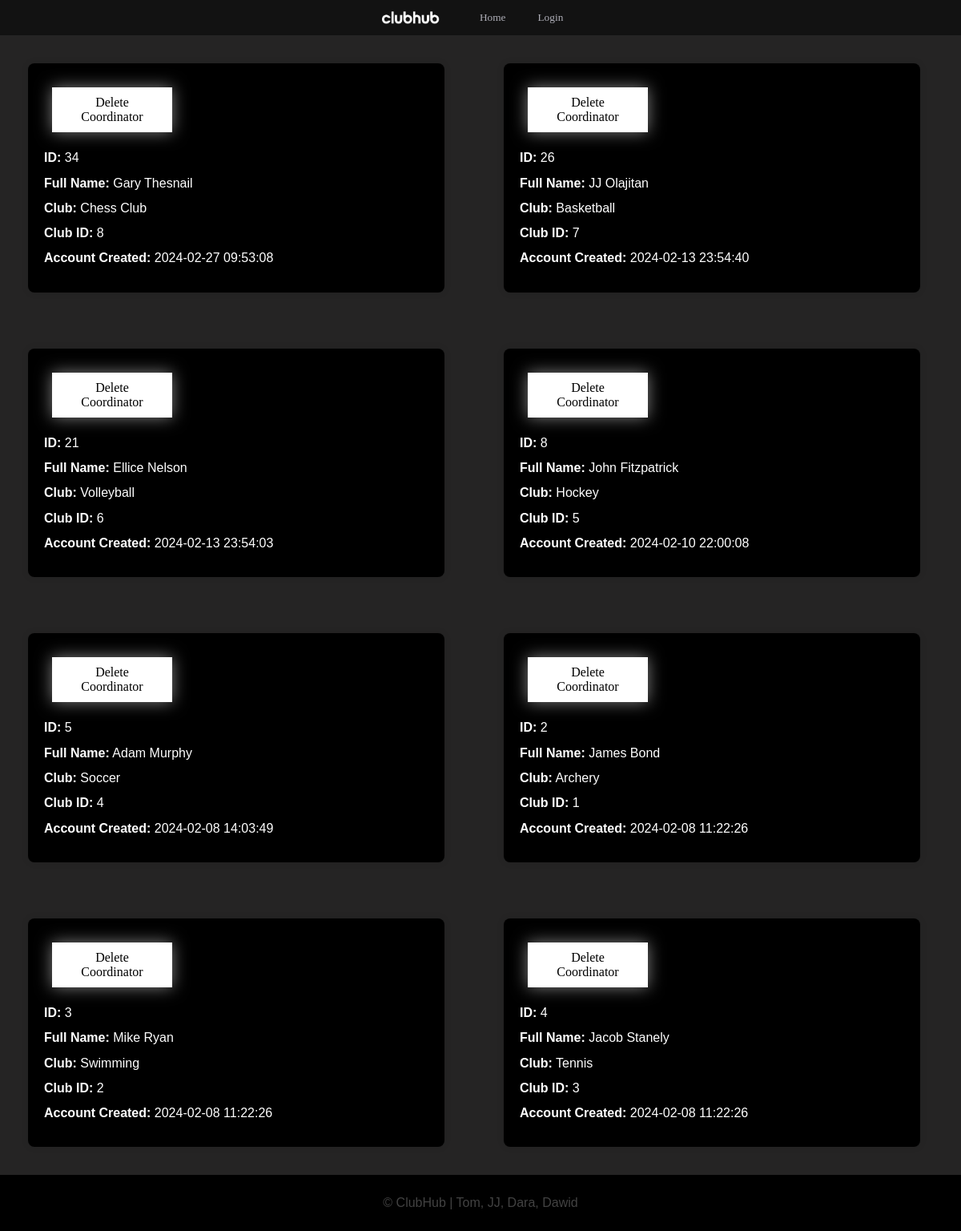
The app's page /coordinators with its own data.
### tables this page shows
CREATE TABLE Users (
    UserID INTEGER PRIMARY KEY AUTOINCREMENT,
    Name TEXT NOT NULL,
    Surname TEXT NOT NULL,
    Email TEXT NOT NULL UNIQUE,
    Role TEXT DEFAULT 'STUDENT' NOT NULL CHECK(Role IN ('ADMIN', 'COORDINATOR', 'STUDENT')),
    ApprovalStatus TEXT DEFAULT 'pending' NOT NULL CHECK(ApprovalStatus IN ('approved', 'pending', 'rejected')),
    CreatedTimestamp DATETIME DEFAULT CURRENT_TIMESTAMP,
    UpdatedTimestamp DATETIME DEFAULT CURRENT_TIMESTAMP
);

CREATE TABLE Clubs (
    ClubID INTEGER PRIMARY KEY AUTOINCREMENT,
    Name TEXT NOT NULL,
    CoordinatorID INTEGER NOT NULL UNIQUE,
    Description TEXT,
    ValidityStatus TEXT DEFAULT 'pending' NOT NULL CHECK(ValidityStatus IN ('approved', 'pending', 'rejected')),
    CreatedTimestamp DATETIME DEFAULT CURRENT_TIMESTAMP,
    UpdatedTimestamp DATETIME DEFAULT CURRENT_TIMESTAMP,
    FOREIGN KEY (CoordinatorID) REFERENCES Users(UserID)
);

### app.py (the view)
@app.route("/coordinators")
def coordinators():
    coord_list = []
    for item in Login.view_coordinators():
        coord_list.append(item)
    roleCheck = session.get("roleCheck", 0)
    username = session.get("username", "base")
    return render_template("coordinators.html",coord_list=coord_list, roleCheck=roleCheck, username=username)

### Login.py (called while the page is built)
def view_coordinators():
    conn = sqlite3.connect('MiniEpic.db')
    cursor = conn.cursor()
    cursor.execute("SELECT * FROM ViewClubCoordinators ORDER BY CreatedTimestamp DESC")
    rows = cursor.fetchall()
    result = [list(row) for row in rows]
    conn.close()
    return result

### app.py (called while the page is built)
@app.template_filter('enumerate')
def jinja2_enumerate(iterable):
    return enumerate(iterable)

### templates/coordinators.html (shortened to what this page needs)
{% extends "base.html" %}
{% block content %}
{% for index, coord in coord_list|enumerate %}
    <div class="container">
        <form method="POST" action="/delete_account/{{ coord[0] }}">
            <div class="button-container">
                <button type="submit" class="button">Delete Coordinator</button>
            </div>
        </form>
        <h2> <strong>ID:</strong> {{ coord[0] }}</h2>
        <h2> <strong>Full Name:</strong> {{ coord[1] }}</h2>
        <h2> <strong>Club:</strong> {{ coord[2] }}</h2>
        <h2> <strong>Club ID:</strong> {{ coord[3] }}</h2>
        <h2><strong>Account Created:</strong> {{ coord[6] }}</h2>
    </div>
{% endfor %}
{% endblock %}

### templates/base.html (style rules this page uses)
.button { margin-bottom: 150px; margin: 10px; width: 150px; background-color: white; color: black; font-family: 'Sequel Sans Semi Bold Head', Rockwell; font-size: 16px; padding: 10px 20px; border: none; border-radius: 20px; box-shadow: 0 0 20px rgba(255, 255, 255, 0.5); transition: background-color 0.3s, color 0.3s; }
.button-container { display: flex; }

### templates/coordinators.html (style rules this page uses)
body { background-color: rgb(37, 36, 36); margin: 0; padding: 0; }
.container { width: calc(50% - 120px); margin: 35px; padding: 20px; background-color: rgb(0, 0, 0); border-radius: 8px; box-shadow: 0 0 10px rgba(0, 0, 0, 0.1); display: inline-block; vertical-align: top; }
h2 { font-family: Arial; font-size: medium; color: white; font-weight: normal; }
.button { background-color: #ffffff; color: rgb(0, 0, 0); padding: 10px 20px; border: none; border-radius: 0px; cursor: pointer; transition: background-color 0.3s ease; }
@media screen and (min-height: 1000px) { body { background-position-y: 100%; } }

### records on screen
Users: UserID "34"
Clubs: Name "Chess Club", ClubID "8", CreatedTimestamp "2024-02-27 09:53:08"
Users: UserID "26"
Clubs: Name "Basketball", ClubID "7", CreatedTimestamp "2024-02-13 23:54:40"
Users: UserID "21"
Clubs: Name "Volleyball", ClubID "6", CreatedTimestamp "2024-02-13 23:54:03"
Users: UserID "8"
Clubs: Name "Hockey", ClubID "5", CreatedTimestamp "2024-02-10 22:00:08"
Users: UserID "5"
Clubs: Name "Soccer", ClubID "4", CreatedTimestamp "2024-02-08 14:03:49"
Users: UserID "2"
Clubs: Name "Archery", ClubID "1", CreatedTimestamp "2024-02-08 11:22:26"
Users: UserID "3"
Clubs: Name "Swimming", ClubID "2", CreatedTimestamp "2024-02-08 11:22:26"
Users: UserID "4"
Clubs: Name "Tennis", ClubID "3", CreatedTimestamp "2024-02-08 11:22:26"

### other values on screen
{{ coord[1] }} "Gary Thesnail" "JJ Olajitan" "Ellice Nelson" "John Fitzpatrick" "Adam Murphy" "James Bond" "Mike Ryan" "Jacob Stanely"
